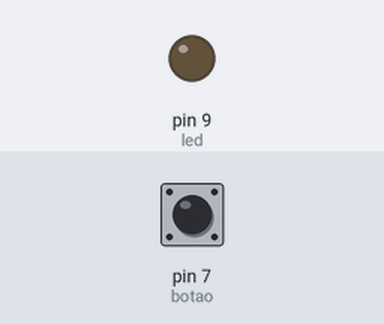
Bench run of a sketch on a simulated Arduino Uno, built with avr-gcc and run on an emulated ATmega328P. Shown: output pins drawn as LEDs (lit = HIGH). Inputs (shaded band) come from the test bench; at power-on: pin 7 (botao) LOW.

Above: at 1.2 s.
1.3 s: pin 7 (botao) pulled HIGH for 0.15 s
At 1.9 s:
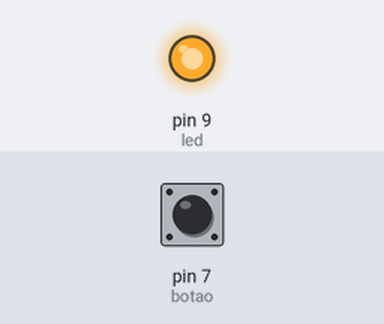
2.9 s: pin 7 (botao) pulled HIGH for 1 s
At 3.2 s:
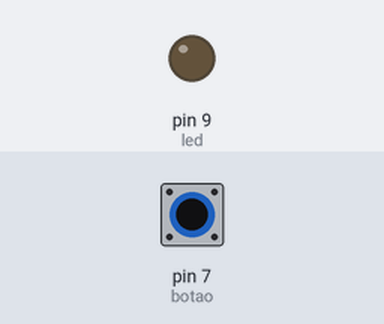
5.4 s: pin 7 (botao) pulled HIGH for 3.2 s
At 6.3 s:
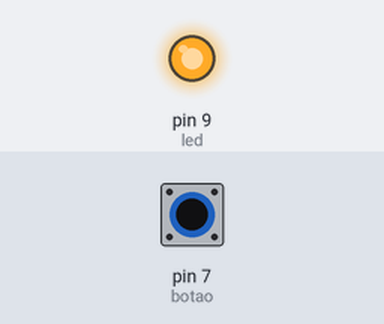
Timing chart, 0 to 8.4 s (numbered marks = the images above; inputs shaded):
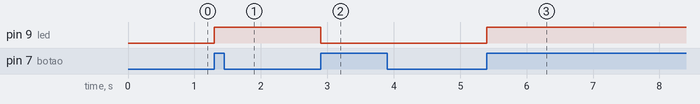

The sketch:

ledcombotao.ino
```cpp
// acende e apaga o led quando aciona o botão
int valor;
int anterior;
int estadoBotao = LOW;
void setup(){
  pinMode (9, OUTPUT); // led
  pinMode (7, INPUT); // botao
}

void loop(){
  valor = digitalRead(7);
  if( valor== HIGH && anterior == LOW) {
   estadoBotao =! estadoBotao;
   }
  digitalWrite(9,estadoBotao);
  anterior = valor;
  delay(50);
}
```

Measured:
- after the input at 1.3 s, pin 9 (led): LOW → HIGH at once
- after the input at 2.9 s, pin 9 (led): HIGH → LOW at once
- after the input at 5.4 s, pin 9 (led): LOW → HIGH at once
